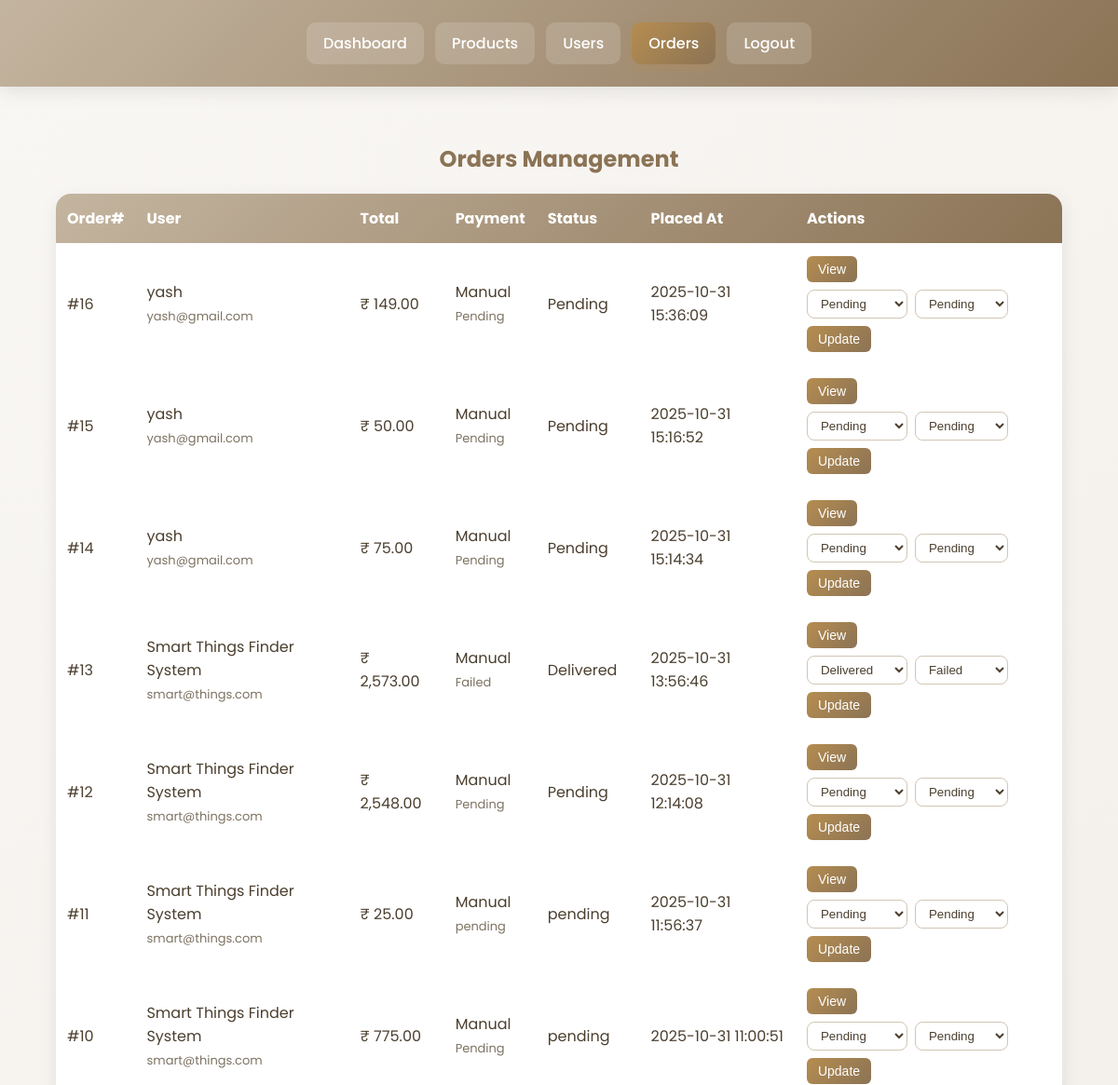
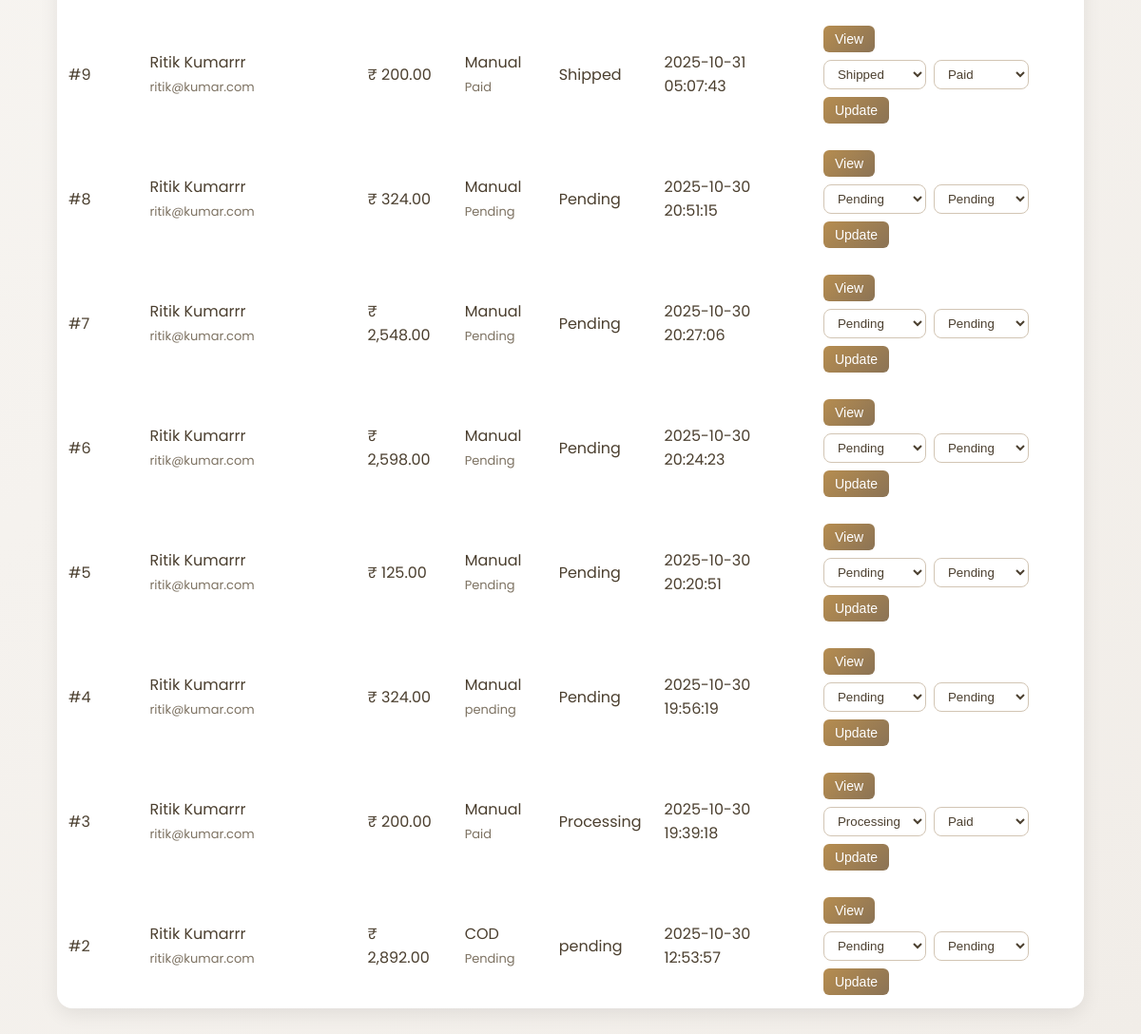
Screenshot of /admin/orders.php (signed in) with the database file from the repository (2 pictures, top to bottom).
### tables this page shows
CREATE TABLE `orders` (
  `id` int(11) NOT NULL,
  `user_id` int(11) DEFAULT NULL,
  `name` varchar(100) DEFAULT NULL,
  `email` varchar(150) DEFAULT NULL,
  `address` text DEFAULT NULL,
  `total` decimal(10,2) DEFAULT NULL,
  `status` varchar(50) DEFAULT 'Pending',
  `payment_status` varchar(50) DEFAULT 'Pending',
  `payment_proof` varchar(255) DEFAULT NULL,
  `utr_number` varchar(50) DEFAULT NULL,
  `payment_method` varchar(50) DEFAULT NULL,
  `created_at` timestamp NOT NULL DEFAULT current_timestamp(),
  `order_date` datetime DEFAULT current_timestamp(),
  `phone` varchar(20) DEFAULT NULL,
  `city` varchar(100) DEFAULT NULL,
  `state` varchar(100) DEFAULT NULL,
  `pincode` varchar(15) DEFAULT NULL,
  `landmark` varchar(255) DEFAULT NULL
);

CREATE TABLE `users` (
  `id` int(11) NOT NULL,
  `name` varchar(100) NOT NULL,
  `email` varchar(100) NOT NULL,
  `password` varchar(255) NOT NULL,
  `address` text DEFAULT NULL,
  `phone` varchar(15) DEFAULT NULL,
  `created_at` timestamp NOT NULL DEFAULT current_timestamp()
);

### admin/orders.php (the view, shortened to what this page needs)
<?php
require_once __DIR__ . '/../includes/db.php';
$sql = "SELECT o.*,
               u.name AS user_name,
               u.email AS user_email
        FROM orders o
        LEFT JOIN users u ON o.user_id = u.id
        ORDER BY o.id DESC";
$ordersRes = $conn->query($sql);
?>
<!doctype html>
<html>
<head>
</head>
<body>
<?php $current_page = basename($_SERVER['PHP_SELF']); ?>
<header class="admin-header">
  <a href="index.php" class="btn <?= $current_page == 'index.php' ? 'active' : '' ?>">Dashboard</a>
  <a href="products.php" class="btn <?= $current_page == 'products.php' ? 'active' : '' ?>">Products</a>
  <a href="users.php" class="btn <?= $current_page == 'users.php' ? 'active' : '' ?>">Users</a>
  <a href="orders.php" class="btn <?= $current_page == 'orders.php' ? 'active' : '' ?>">Orders</a>
  <a href="logout.php" class="btn">Logout</a>
</header>
<main>
<h2>Orders Management</h2>
<table>
  <thead>
    <tr>
      <th>Order#</th><th>User</th><th>Total</th><th>Payment</th><th>Status</th><th>Placed At</th><th>Actions</th>
    </tr>
  </thead>
  <tbody>
    <?php while($order = $ordersRes->fetch_assoc()):
        $items = fetch_order_items($conn, $order['id']); ?>
      <tr>
        <td>#<?= $order['id'] ?></td>
        <td><?= htmlspecialchars($order['user_name'] ?? 'Guest') ?><br>
          <span class="small-muted"><?= htmlspecialchars($order['user_email'] ?? '') ?></span></td>
        <td>₹ <?= number_format((float)$order['total'], 2) ?></td>
        <td><?= htmlspecialchars($order['payment_method'] ?? '—') ?><br>
            <span class="small-muted"><?= htmlspecialchars($order['payment_status'] ?? 'Pending') ?></span></td>
        <td><?= htmlspecialchars($order['status'] ?? 'Pending') ?></td>
        <td><?= htmlspecialchars($order['created_at'] ?? '') ?></td>
        <td>
          <button onclick="toggleItems('items-<?= $order['id'] ?>')">View</button>
          <form class="inline-form" method="post">
            <select name="order_status">
              <?php foreach(['Pending','Processing','Shipped','Delivered','Cancelled','Returned'] as $s): ?>
                <option value="<?= $s ?>" <?= ($order['status']==$s)?'selected':'' ?>><?= $s ?></option>
              <?php endforeach; ?>
            </select>
            <select name="payment_status">
              <?php foreach(['Pending','Paid','Failed','Refunded'] as $p): ?>
                <option value="<?= $p ?>" <?= ($order['payment_status']==$p)?'selected':'' ?>><?= $p ?></option>
              <?php endforeach; ?>
            </select>
            <button type="submit">Update</button>
          </form>
        </td>
      </tr>
    <?php endwhile; ?>
  </tbody>
</table>
</main>
</body>
</html>

### admin/orders.php (style rules this page uses)
body { font-family:'Poppins',sans-serif;background:linear-gradient(135deg,#f9f7f4,#f1ede8);margin:0;padding:0;color:#4b3f2f; }
.admin-header { background:linear-gradient(135deg,#C4B5A0,#8B7355);padding:18px 40px;display:flex;justify-content:center;flex-wrap:wrap;box-shadow:0 4px 20px rgba(0,0,0,0.1); }
.admin-header .btn { color:#fff;text-decoration:none;padding:10px 18px;margin:6px;border-radius:10px;font-weight:500;background:rgba(255,255,255,0.15);transition:.3s; }
.admin-header .btn:hover,.admin-header .btn.active { background:linear-gradient(135deg,#b68d50,#8B7355);box-shadow:0 4px 12px rgba(182,141,80,0.4); }
main { padding:40px 5%; }
h2 { text-align:center;color:#8B7355;margin-bottom:20px; }
table { width:100%;border-collapse:collapse;background:#fff;border-radius:16px;overflow:hidden;box-shadow:0 6px 20px rgba(0,0,0,0.08); }
th,td { padding:14px 12px;text-align:left; }
thead { background:linear-gradient(135deg,#C4B5A0,#8B7355);color:#fff;font-weight:500; }
button { background:linear-gradient(135deg,#b68d50,#8B7355);color:#fff;border:none;padding:6px 12px;border-radius:6px;cursor:pointer;transition:.3s;font-size:14px; }
select { border:1px solid #d2c5b4;border-radius:8px;padding:6px 10px;background:#fff;color:#4b3f2f; }
.inline-form { display:flex;gap:8px;align-items:center;flex-wrap:wrap;margin-top:8px; }
.small-muted { font-size:13px;color:#7d7262; }

### rows the page displays
orders: id "16", user.name "yash", user.email "yash@gmail.com", total "149.00", payment_method "Manual", payment_status "Pending", status "Pending", created_at "2025-10-31 15:36:09", order_status "Pending"
orders: id "15", user.name "yash", user.email "yash@gmail.com", total "50.00", payment_method "Manual", payment_status "Pending", status "Pending", created_at "2025-10-31 15:16:52", order_status "Pending"
orders: id "14", user.name "yash", user.email "yash@gmail.com", total "75.00", payment_method "Manual", payment_status "Pending", status "Pending", created_at "2025-10-31 15:14:34", order_status "Pending"
orders: id "13", user.name "Smart Things Finder System", user.email "smart@things.com", total "2,573.00", payment_method "Manual", payment_status "Failed", status "Delivered", created_at "2025-10-31 13:56:46", order_status "Delivered"
orders: id "12", user.name "Smart Things Finder System", user.email "smart@things.com", total "2,548.00", payment_method "Manual", payment_status "Pending", status "Pending", created_at "2025-10-31 12:14:08", order_status "Pending"
orders: id "11", user.name "Smart Things Finder System", user.email "smart@things.com", total "25.00", payment_method "Manual", payment_status "pending", status "pending", created_at "2025-10-31 11:56:37"
orders: id "10", user.name "Smart Things Finder System", user.email "smart@things.com", total "775.00", payment_method "Manual", payment_status "Pending", status "pending", created_at "2025-10-31 11:00:51"
orders: id "9", user.name "Ritik Kumarrr", user.email "ritik@kumar.com", total "200.00", payment_method "Manual", payment_status "Paid", status "Shipped", created_at "2025-10-31 05:07:43", order_status "Shipped"
orders: id "8", user.name "Ritik Kumarrr", user.email "ritik@kumar.com", total "324.00", payment_method "Manual", payment_status "Pending", status "Pending", created_at "2025-10-30 20:51:15"
orders: id "7", user.name "Ritik Kumarrr", user.email "ritik@kumar.com", total "2,548.00", payment_method "Manual", payment_status "Pending", status "Pending", created_at "2025-10-30 20:27:06"
orders: id "6", user.name "Ritik Kumarrr", user.email "ritik@kumar.com", total "2,598.00", payment_method "Manual", payment_status "Pending", status "Pending", created_at "2025-10-30 20:24:23"
orders: id "5", user.name "Ritik Kumarrr", user.email "ritik@kumar.com", total "125.00", payment_method "Manual", payment_status "Pending", status "Pending", created_at "2025-10-30 20:20:51"
orders: id "4", user.name "Ritik Kumarrr", user.email "ritik@kumar.com", total "324.00", payment_method "Manual", payment_status "pending", status "Pending", created_at "2025-10-30 19:56:19"
orders: id "3", user.name "Ritik Kumarrr", user.email "ritik@kumar.com", total "200.00", payment_method "Manual", payment_status "Paid", status "Processing", created_at "2025-10-30 19:39:18", order_status "Processing"
orders: id "2", user.name "Ritik Kumarrr", user.email "ritik@kumar.com", total "2,892.00", payment_method "COD", payment_status "Pending", status "pending", created_at "2025-10-30 12:53:57"

### other values shown
form field order_status "Pending"
form field payment_status "Pending"
